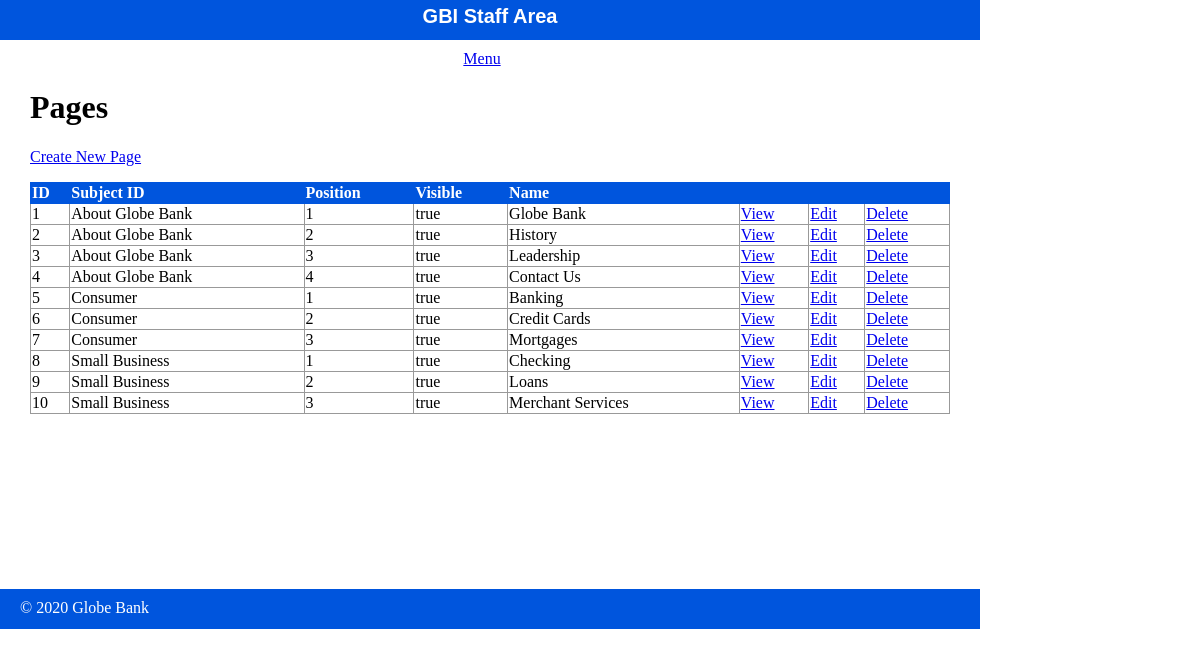
The app's page /staff/pages/index.php with its own data.
### tables this page shows
CREATE TABLE `pages` (
  `id` int(11) NOT NULL AUTO_INCREMENT,
  `subject_id` int(11) DEFAULT NULL,
  `menu_name` varchar(255) DEFAULT NULL,
  `position` int(3) DEFAULT NULL,
  `visible` tinyint(1) DEFAULT NULL,
  `content` text,
  PRIMARY KEY (`id`),
  KEY `fk_subject_id` (`subject_id`)
);

CREATE TABLE `subjects` (
  `id` int(11) NOT NULL AUTO_INCREMENT,
  `menu_name` varchar(255) DEFAULT NULL,
  `position` int(3) DEFAULT NULL,
  `visible` tinyint(1) DEFAULT NULL,
  PRIMARY KEY (`id`)
);

### private/functions.php (called while the page is built, shortened)
<?php
function urlFor($scriptPath): string
{
    if ($scriptPath[0] != '/') {
        $scriptPath = '/' . $scriptPath;
    }
    return WWW_ROOT . $scriptPath;
}
function u($string = ""): string
{
    return urlencode($string);
}
function h($string = ""): string
{
    return htmlspecialchars($string);
}

### private/query_functions.php (called while the page is built, shortened)
<?php
function find_subject_by_id($id): ?array
{
    global $db;
    $sql = "select * from subjects ";
    $sql .= "where id = '" . db_escape($db, $id) . "'";
    $result = mysqli_query($db, $sql);
    $subject = mysqli_fetch_assoc($result);
    return $subject;
}
function find_all_pages()
{
    global $db;
    $sql = 'select * from pages ';
    $sql .= 'order by subject_id asc, position asc';
    $result = mysqli_query($db, $sql);
    return $result;
}

### private/database.php (called while the page is built, shortened)
<?php
function db_escape($connection, $string) {
    return mysqli_real_escape_string($connection, $string);
}

### public/staff/pages/index.php (the view, shortened to what this page needs)
<?php
$page_set = find_all_pages();
?>
<?php include(SHARED_PATH . '/staffHeader.php'); ?>
<div id="content">
    <div class="pages listing">
        <h1>Pages</h1>
        <div class="actions">
            <a href="<?php echo urlFor('/staff/pages/new.php'); ?>" class="action">Create New Page</a>
        </div>
        <table class="list">
            <tr>
                <th>ID</th>
                <th>Subject ID</th>
                <th>Position</th>
                <th>Visible</th>
                <th>Name</th>
                <th>&nbsp;</th>
                <th>&nbsp;</th>
                <th>&nbsp;</th>
            </tr>
            <?php while ($page = mysqli_fetch_assoc($page_set)) { ?>
                <?php $subject = find_subject_by_id($page['subject_id']); ?>
                <tr>
                    <td><?php echo h($page['id']); ?></td>
                    <td><?php echo h($subject['menu_name']); ?></td>
                    <td><?php echo h($page['position']); ?></td>
                    <td><?php echo $page['visible'] == 1 ? 'true' : 'false'; ?></td>
                    <td><?php echo h($page['menu_name']); ?></td>
                    <td><a href="<?php echo urlFor('staff/pages/show.php?id=' . h(u($page['id']))); ?>" class="action">View</a>
                    </td>
                    <td><a href="<?php echo urlFor('staff/pages/edit.php?id=' . h(u($page['id']))); ?>" class="action">Edit</a>
                    </td>
                    <td><a href="<?php echo urlFor('staff/pages/delete.php?id=' . h(u($page['id']))); ?>"
                           class="action">Delete</a></td>
                </tr>
            <?php } ?>
        </table>
    </div>
</div>
<?php include(SHARED_PATH . '/staffFooter.php'); ?>

### private/shared/staffHeader.php (shortened to what this page needs)
<!doctype html>
<html lang="en">
<head>
    <link rel="stylesheet" media="all" href="<?php echo urlFor('stylesheets/staff.css')?>">
</head>
<body>
<header><h1>GBI Staff Area</h1></header>
<nav>
    <ul>
        <li><a href="<?php echo urlFor('staff/index.php'); ?>">Menu</a></li>
    </ul>
</nav>

### private/shared/staffFooter.php (shortened to what this page needs)
<footer>&copy; <?php echo date('Y'); ?> Globe Bank</footer>
</body>
</html>

### public/stylesheets/staff.css (style rules this page uses)
html { height: 100%; width: 100%; }
body { height: 980px; width: 100%; margin: 0; padding: 0; }
header { width: 980px; height: 40px; margin: 0 0 10px 0; padding: 0; background: #0055DD; color: white; }
header h1 { margin: 0; padding: 5px; font-size: 20px; font-family: Verdana, Arial, Helvetica, sans-serif; text-align: center; }
nav { width: 980px; margin: 0; padding: 0; text-align: center; }
nav ul { width: 980px; list-style: none; padding: 0; margin: 0; }
nav ul li { display: inline; margin-right: 1em; }
#content { width: 920px; min-height: 500px; padding: 0 30px; }
footer { width: 940px; height: 20px; margin: 0 0 10px 0; padding: 10px 20px; background: #0055DD; color: white; }
.actions { margin-bottom: 1em; }
table { border-collapse: collapse; vertical-align: top; }
table.list { width: 100%; }
table.list tr td { border: 1px solid #999999; }
table.list tr th { border: 1px solid #0055DD; background: #0055DD; color: white; text-align: left; }

### records on screen
pages: id "1", subject.menu_name "About Globe Bank", position "1", visible "true", menu_name "Globe Bank"
pages: id "2", subject.menu_name "About Globe Bank", position "2", visible "true", menu_name "History"
pages: id "3", subject.menu_name "About Globe Bank", position "3", visible "true", menu_name "Leadership"
pages: id "4", subject.menu_name "About Globe Bank", position "4", visible "true", menu_name "Contact Us"
pages: id "5", subject.menu_name "Consumer", position "1", visible "true", menu_name "Banking"
pages: id "6", subject.menu_name "Consumer", position "2", visible "true", menu_name "Credit Cards"
pages: id "7", subject.menu_name "Consumer", position "3", visible "true", menu_name "Mortgages"
pages: id "8", subject.menu_name "Small Business", position "1", visible "true", menu_name "Checking"
pages: id "9", subject.menu_name "Small Business", position "2", visible "true", menu_name "Loans"
pages: id "10", subject.menu_name "Small Business", position "3", visible "true", menu_name "Merchant Services"
